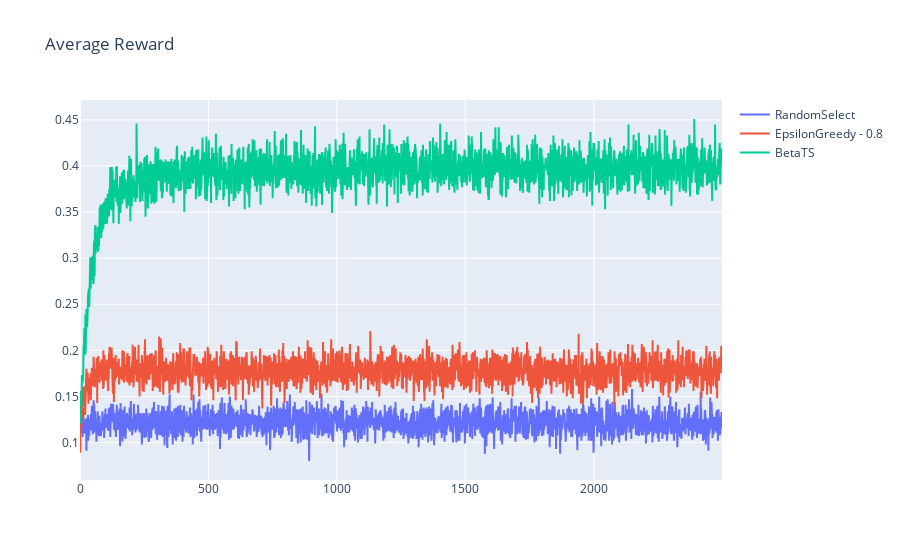

The code cell stored with this chart in its notebook:
### Code cell
plot(results[:-1], metric = "average_reward", title="Average Reward").show()

### Figure 1 — Plotly figure (JSON) as saved in the notebook; plotly's stock layout.template omitted (floating-point values rounded to 4 significant figures; data arrays with more than 128 entries replaced by an {"elided": "..."} marker saying what was removed)
{"data": [{"mode": "lines", "name": "RandomSelect", "type": "scatter", "x": {"elided": "2500 int values"}, "y": {"elided": "2500 float values"}}, {"mode": "lines", "name": "EpsilonGreedy - 0.8", "type": "scatter", "x": {"elided": "2500 int values"}, "y": {"elided": "2500 float values"}}, {"mode": "lines", "name": "BetaTS", "type": "scatter", "x": {"elided": "2500 int values"}, "y": {"elided": "2500 float values"}}], "layout": {"autosize": true, "title": {"text": "Average Reward"}}}
